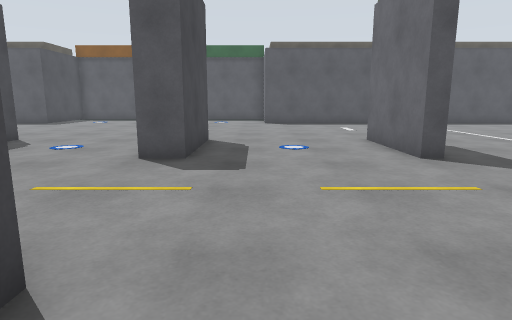
[1] (above)

21 first-person views from a walk through a robot-simulator world made for Gazebo. The camera is 1.2 m above the floor, tilts 10° down and sees 75° across. The floor is counted in squares, 1 m on a side. Each view is taken from the middle of a square. On the plan, view 1 faces up. The plan holds only what a view shows up to about 13 squares ahead; the rest is blank.

[2]
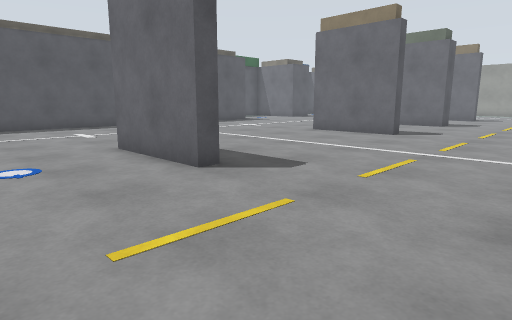

[3]
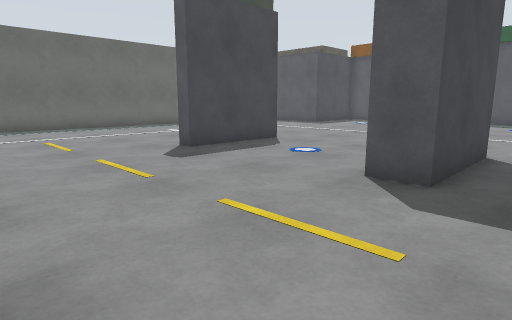

[4]
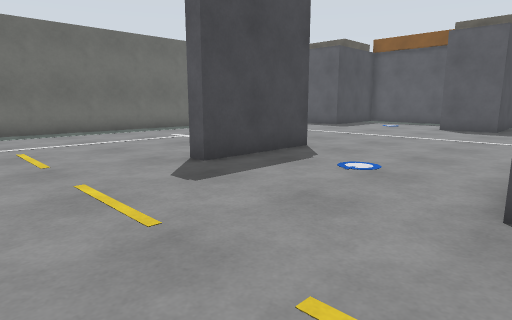

[5]
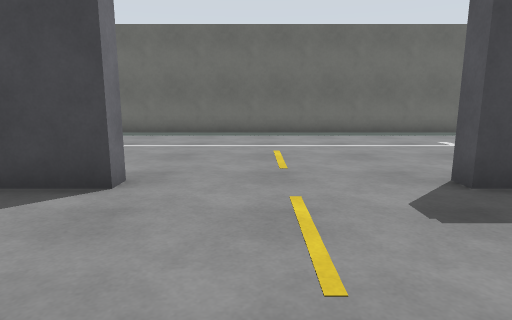

[6]
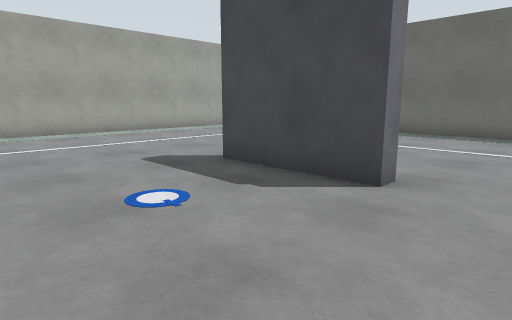

[7]
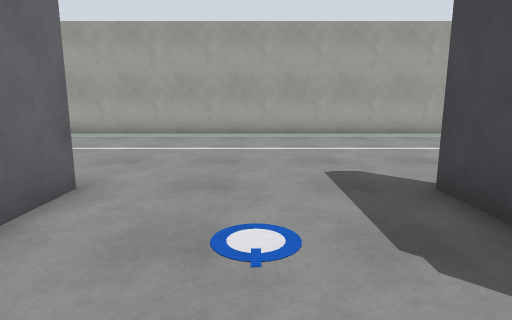

[8]
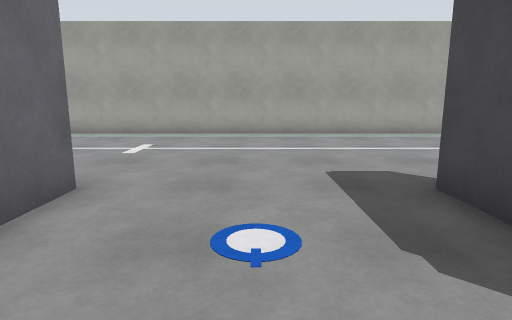

[9]
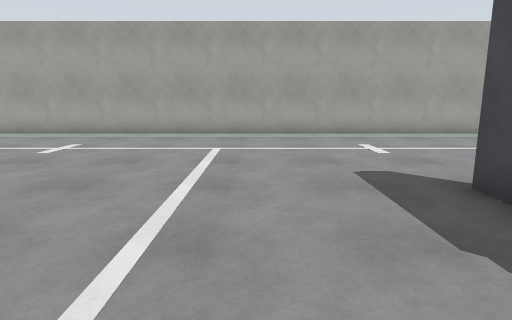

[10]
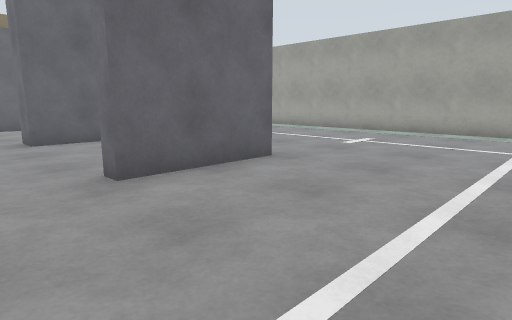

[11]
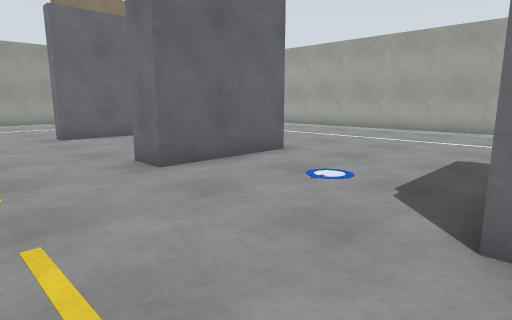

[12]
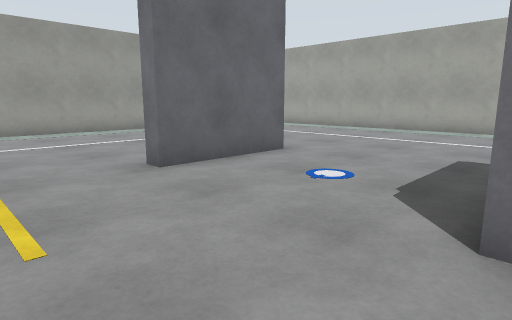

[13]
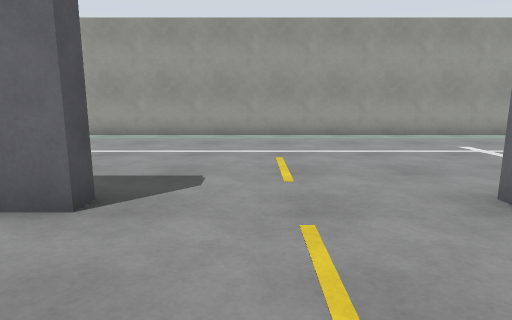

[14]
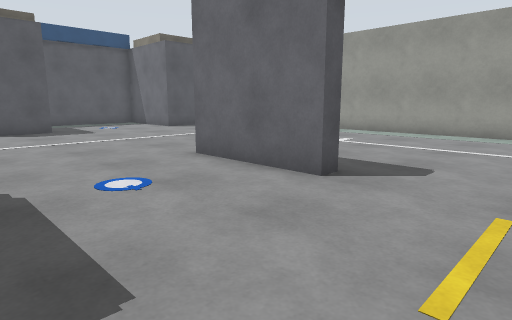

[15]
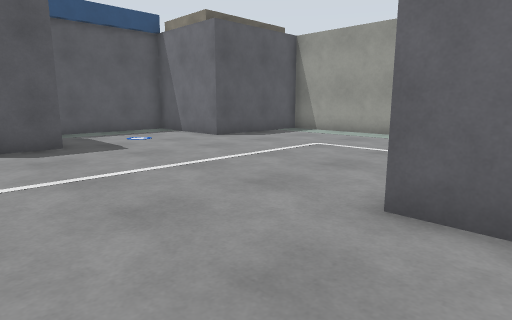

[16]
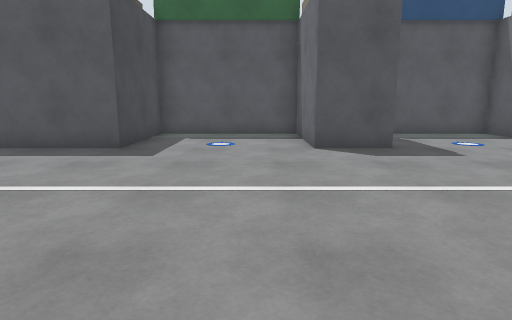

[17]
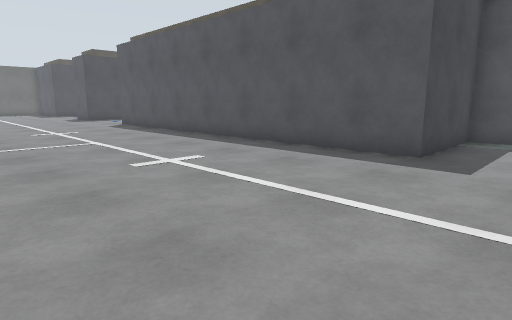

[18]
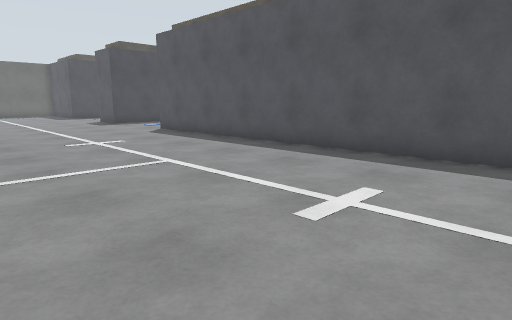

[19]
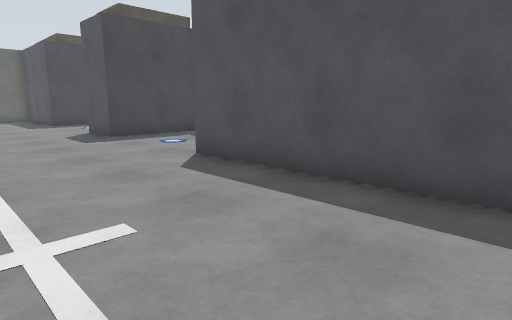

[20]
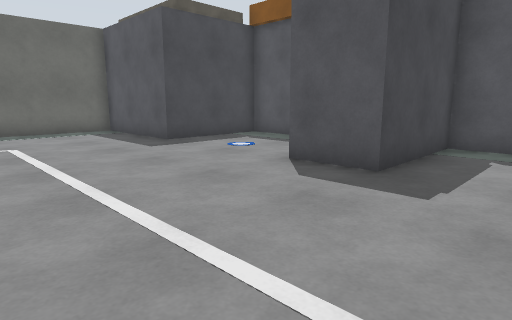

[21]
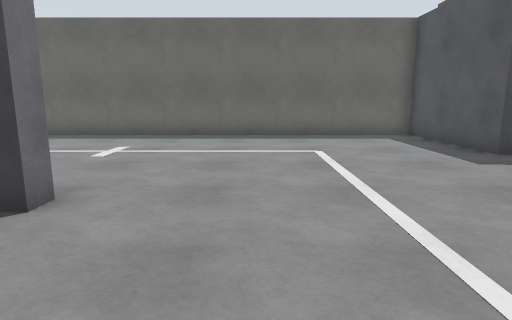

### Floor plan
Key: @ floor where view 1 was taken; # wall or solid block; . floor; B grey box.
Columns run from 16 left of view 1 to 32 right of it. Each row starts with its distance up from view 1.
 23      ##    ###                 #######  ####
 22     B...   B..                 B.....B  ....B
 21     B....  B..                 B.....B .....B
 20     B....  B....               B.....B .....B
 19 #BBBB.....BB.....BBBBBBBBBBBBBBB.....BB.....BBB
 18 #.............................................
 17 #..............................................
 16 #...............................................#
 15 #...............................................#
 14 #...............................................#
 13 #..............................................
 12 #............................................
 11 #.................... ....... ... . .......     #
 10 #.......#.....#.....# .....        .....#    ...#
  9 #.......#.....#.....#.......#       ....#  .....#
  8 #.......#.....#.....#.......#      .....#.......#
  7 #.............................     .............#
  6 #..............................    .............#
  5 #................................ . ............#
  4 #...............................................#
  3 #...............................................#
  2 #.......#.....#.....   .....#.....#.....#.......#
  1 #...... #.....#..... .......#.....#.....#.......#
  0 #....   #.....#.@...#.......#.....#.....# ......#
 -1 #.      #.....#.....#.......#.....#.....#   ....#
 -2         .................................    ...#
 -3        ...................................     .#
 -4       .....................................     #
 -5       .....................................
 -6      .....................................
 -7      .............................. .....
 -8      .............................  ....
 -9      .............................  ....
-10     ##############################  ###

Positions as (right, up) in squares from view 1, and headings:
1: (0, 0), facing up
2: (0, 2), facing up-right
3: (0, 2), facing up-left
4: (-2, 3), facing up-left
5: (-3, 4), facing left
6: (-3, 4), facing down-left
7: (-5, 3), facing down
8: (1, 3), facing down
9: (7, 3), facing down
10: (7, 4), facing down-right
11: (12, 5), facing down-right
12: (18, 5), facing down-right
13: (20, 5), facing right
14: (19, 4), facing up-right
15: (20, 9), facing up-right
16: (19, 10), facing up
17: (18, 11), facing up-left
18: (14, 11), facing up-left
19: (7, 14), facing up-left
20: (-2, 13), facing up-left
21: (-4, 13), facing left
